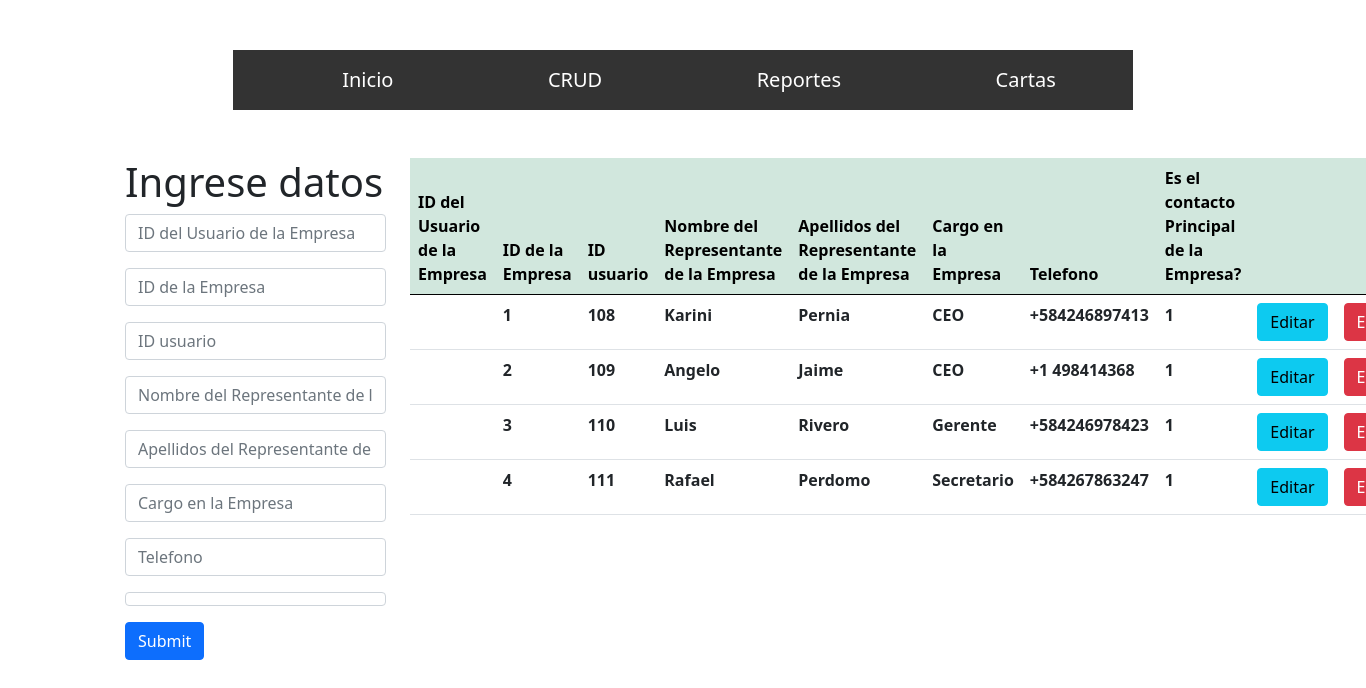
Screenshot of /entidades/usuarios_empresa/usuarios_empresa.php with the database file from the repository.
### tables this page shows
CREATE TABLE `usuarios_empresa` (
  `ID_usuEmpre` int(11) NOT NULL,
  `ID_empresa` int(11) NOT NULL,
  `ID_usuario` int(11) NOT NULL,
  `Nombre_usuEmpre` varchar(50) NOT NULL,
  `Apellido_usuEmpre` varchar(50) NOT NULL,
  `Cargo_usuEmpre` varchar(50) NOT NULL,
  `Telefono_usuEmpre` varchar(50) NOT NULL,
  `Contacto_Principal_usuEmpre` tinyint(1) NOT NULL
);

### entidades/usuarios_empresa/usuarios_empresa.php (the view, shortened to what this page needs)
<?php
    $con=conectar();
    $sql="SELECT *  FROM usuarios_empresa";
    $query=mysqli_query($con,$sql);
?>
<!DOCTYPE html>
<html lang="es">
    <head>
        <link href="stylo.css" rel="stylesheet">
        <link href="https://cdn.jsdelivr.net/npm/bootstrap@5.0.0-beta1/dist/css/bootstrap.min.css" rel="stylesheet">
    </head>
    <body>
    <nav class="nave">
            <ul class="menu_horizontal">
                <li> <a href="http://localhost/Empresa%20HG/principal_pag/paginaMain.php">Inicio</a> </li>
                <li>
                    <a href="http://localhost/Empresa%20HG/principal_pag/paginaMain.php">CRUD</a>
                </li>
                <li>
                    <a href="http://localhost/Empresa%20HG/principal_pag/paginaMain.php">Reportes</a>
                </li>
                <li>
                    <a href="http://localhost/Empresa%20HG/principal_pag/paginaMain.php">Cartas</a>
                </li>
            </ul>
         </nav>
            <div class="container mt-5">
                    <div class="row">
                        <div class="col-md-3">
                            <h1>Ingrese datos</h1>
                                <form action="insertar.php" method="POST">
                                    <input type="number" class="form-control mb-3" name="ID_usuEmpre" placeholder="ID del Usuario de la Empresa">
                                    <input type="number" class="form-control mb-3" name="ID_empresa" placeholder="ID de la Empresa">
                                    <input type="number" class="form-control mb-3" name="ID_usuario" placeholder="ID usuario">
                                    <input type="text" class="form-control mb-3" name="Nombre_usuEmpre" placeholder="Nombre del Representante de la Empresa">
                                    <input type="text" class="form-control mb-3" name="Apellido_usuEmpre" placeholder="Apellidos del Representante de la Empresa">
                                    <input type="text" class="form-control mb-3" name="Cargo_usuEmpre" placeholder="Cargo en la Empresa">
                                    <input type="text" class="form-control mb-3" name="Telefono_usuEmpre" placeholder="Telefono">
                                    <input type="checkbox" class="form-control mb-3" name="Contacto_Principal_usuEmpre" value="1" placeholder="Es el contacto Principal de la Empresa?">
                                    <input type="submit" class="btn btn-primary">
                                </form>
                        </div>
                        <div class="col-md-8">
                            <table class="table" >
                                <thead class="table-success table-striped" >
                                    <tr>
                                        <th>ID del Usuario de la Empresa</th>
                                        <th>ID de la Empresa</th>
                                        <th>ID usuario</th>
                                        <th>Nombre del Representante de la Empresa</th>
                                        <th>Apellidos del Representante de la Empresa</th>
                                        <th>Cargo en la Empresa</th>
                                        <th>Telefono</th>
                                        <th>Es el contacto Principal de la Empresa?</th>
                                        <th></th>
                                        <th></th>
                                    </tr>
                                </thead>
                                <tbody>
                                        <?php
                                            while($row=mysqli_fetch_array($query)){
                                        ?>
                                            <tr>
                                                <th><?php  echo $row['ID_usuEmpre"']?></th>
                                                <th><?php  echo $row['ID_empresa']?></th>
                                                <th><?php  echo $row['ID_usuario']?></th>
                                                <th><?php  echo $row['Nombre_usuEmpre']?></th>
                                                <th><?php  echo $row['Apellido_usuEmpre']?></th>
                                                <th><?php  echo $row['Cargo_usuEmpre']?></th>
                                                <th><?php  echo $row['Telefono_usuEmpre']?></th>
                                                <th><?php  echo $row['Contacto_Principal_usuEmpre']?></th>
                                                <th><a href="actualizar.php?id=<?php echo $row['ID_usuEmpre"'] ?>" class="btn btn-info">Editar</a></th>
                                                <th><a href="delete.php?id=<?php echo $row['ID_usuEmpre"'] ?>" class="btn btn-danger">Eliminar</a></th>
                                            </tr>
                                        <?php
                                            }
                                        ?>
                                </tbody>
                            </table>
                        </div>
                    </div>
            </div>
    </body>
</html>

### entidades/usuarios_empresa/stylo.css (style rules this page uses)
* { margin: 0; padding: 0; box-sizing: border-box; }
.nave { max-width: 900px; margin:auto; background-color: #333; font-size: 20px; margin-top: 50px; }
.menu_horizontal { list-style: none; display: flex; justify-content: space-around; }
.menu_horizontal > li > a { display: block; padding: 15px 20px; color: white; text-decoration: none; }

### rows the page displays
usuarios_empresa: ID_empresa "1", ID_usuario "108", Nombre_usuEmpre "Karini", Apellido_usuEmpre "Pernia", Cargo_usuEmpre "CEO", Telefono_usuEmpre "+584246897413", Contacto_Principal_usuEmpre "1"
usuarios_empresa: ID_empresa "2", ID_usuario "109", Nombre_usuEmpre "Angelo", Apellido_usuEmpre "Jaime", Cargo_usuEmpre "CEO", Telefono_usuEmpre "+1 498414368", Contacto_Principal_usuEmpre "1"
usuarios_empresa: ID_empresa "3", ID_usuario "110", Nombre_usuEmpre "Luis", Apellido_usuEmpre "Rivero", Cargo_usuEmpre "Gerente", Telefono_usuEmpre "+584246978423", Contacto_Principal_usuEmpre "1"
usuarios_empresa: ID_empresa "4", ID_usuario "111", Nombre_usuEmpre "Rafael", Apellido_usuEmpre "Perdomo", Cargo_usuEmpre "Secretario", Telefono_usuEmpre "+584267863247", Contacto_Principal_usuEmpre "1"
